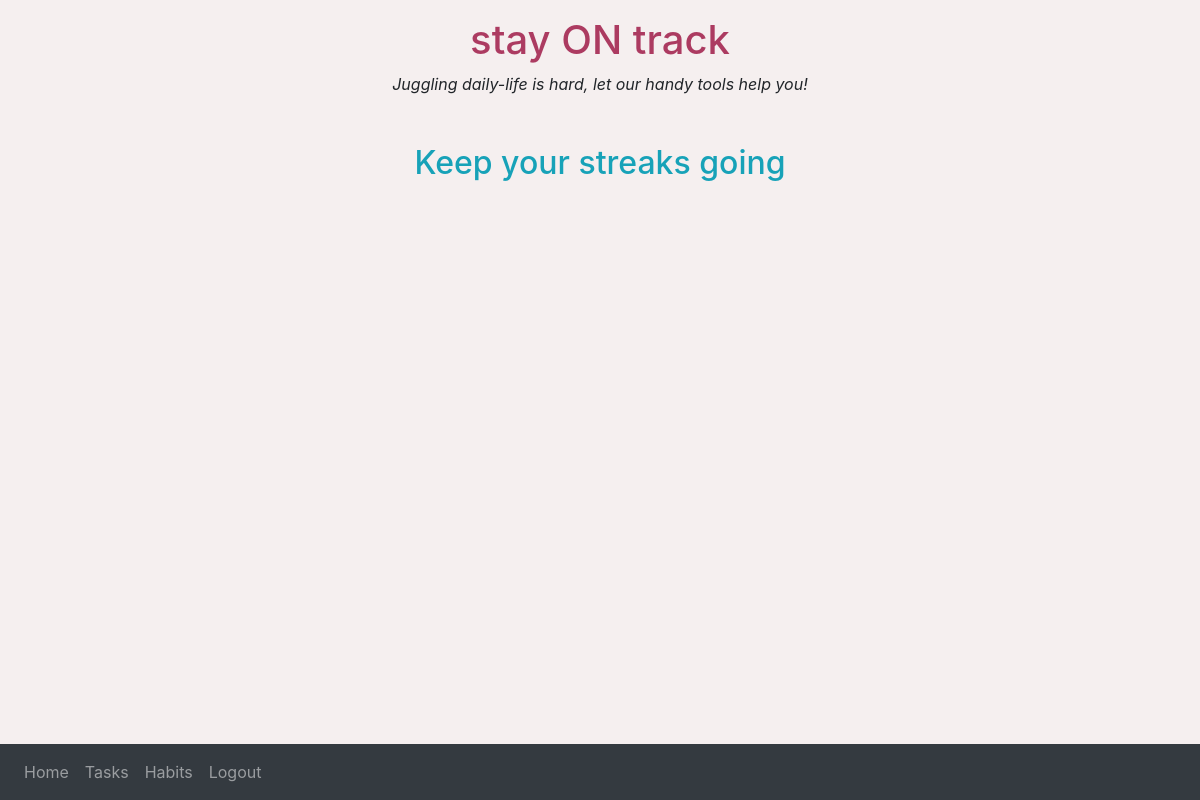
The app's page /view_streaks (signed in), older data.
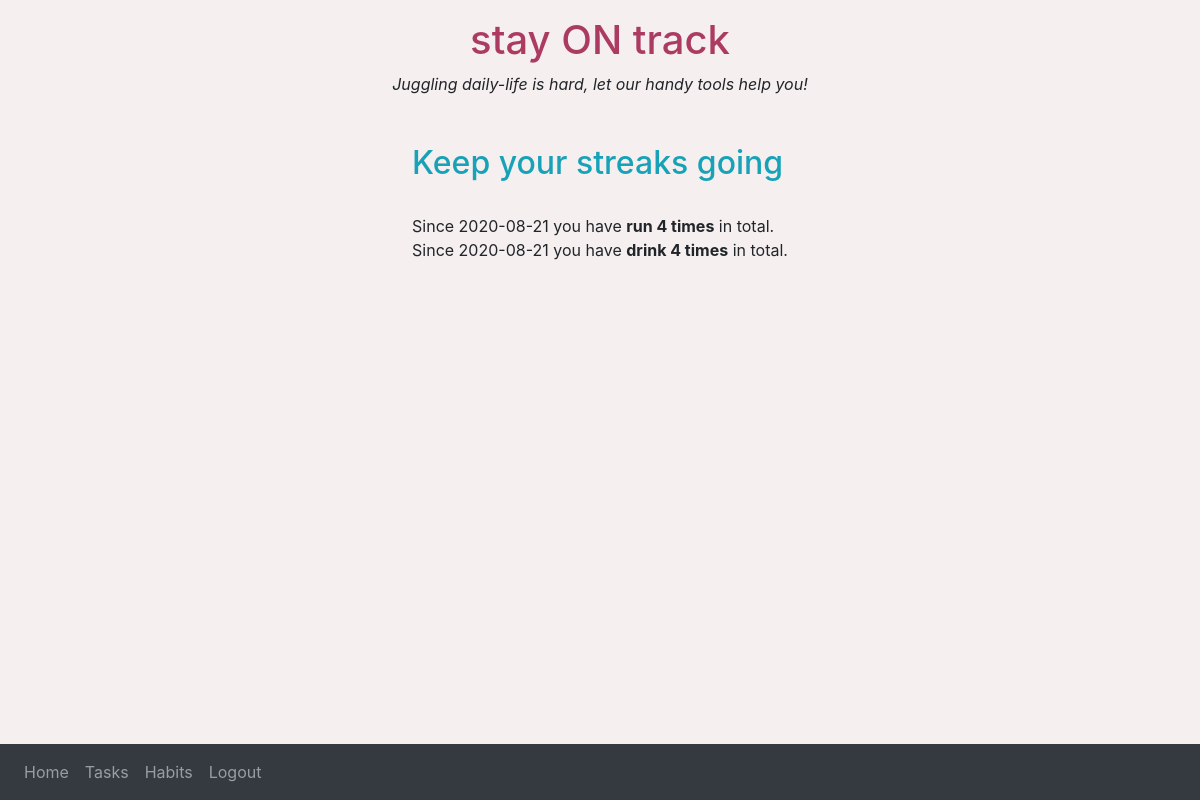
The same page, newer data.
### myapp/models.py (models this page shows, shortened)
class Habit(db.Model):
  id = db.Column(db.Integer, primary_key=True)
  content = db.Column(db.String(100), nullable=False)
  date_created = db.Column(db.DateTime, default=datetime.utcnow)
  deleted = db.Column(db.Boolean, default=False, nullable=False)
  streak = db.Column(db.Integer, default=0, nullable=False)
  user_id = db.Column(db.Integer, db.ForeignKey('user.id'))

### myapp/routes.py (the view)
@app.route('/view_streaks')
@login_required
def view_streaks():
  user = User.get_id(current_user)
  habits = Habit.query.filter(Habit.deleted==False).filter(Habit.user_id==user).all()
  return render_template('view_streaks.html',habits=habits)

### myapp/models.py (called while the page is built)
@login_manager.user_loader
def load_user(id):
    return User.query.get(int(id))

  def get_id(self):
    return str(self.id)

### myapp/templates/view_streaks.html (shortened to what this page needs)
{% extends ('layout.html') %}
{% block main %}
<div class="habit-list">
  <h2>Keep your streaks going</h2>
  <br>
        <ul>
          {% for habit in habits %}
              {% if habit.streak == 1 %}
            <li>Since {{  habit.date_created.date() }} you have <b>{{ habit.content }} {{ habit.streak }} time</b> in total.</li>
              {% else %}
            <li>Since {{  habit.date_created.date() }} you have <b>{{ habit.content }} {{ habit.streak }} times</b> in total.</li>
              {% endif %}
          {% endfor %}
        </ul>
        <br>
</div>
{% endblock %}

### myapp/templates/layout.html (shortened to what this page needs)
<!DOCTYPE html>
  <head>
    <link rel="stylesheet" href="https://stackpath.bootstrapcdn.com/bootstrap/4.5.2/css/bootstrap.min.css">
    <link rel="stylesheet" href="{{ url_for('static', filename='styles.css') }}">
  </head>
  <body>
    <nav class="navbar navbar-expand-sm bg-dark navbar-dark fixed-bottom">
      <ul class="navbar-nav">
        {% if current_user.is_anonymous %}
          <li class="nav-item">
            <a class="nav-link" href="{{ url_for('index') }}">Home</a>
          </li>
           <li class="nav-item">
            <a class="nav-link" href="{{ url_for('login') }}">Login</a>
          </li>
          <li class="nav-item">
            <a class="nav-link" href="{{ url_for('register') }}">Register</a>
          </li>
          {% else %}
          <li class="nav-item">
            <a class="nav-link" href="{{ url_for('account') }}">Home</a>
          </li>
          <li class="nav-item">
            <a class="nav-link" href="{{ url_for('tasks') }}">Tasks</a>
          </li>
          <li class="nav-item">
            <a class="nav-link" href="{{ url_for('habits') }}">Habits</a>
          </li>
          <li class="nav-item">
            <a class="nav-link" href="{{ url_for('logout') }}">Logout</a>
          </li>
          {% endif %}
      </ul>
    </nav>
    <div class="container mt-3">
      <div class="page-header text-center">
        <h1>stay ON track</h1>
        <em>Juggling daily-life is hard, let our handy tools help you!</em>
      </div>
    </div>
    <main class="d-flex justify-content-center p-5">
      {% block main %}{% endblock %}
    </main>
  </body>
</html>

### myapp/static/styles.css (style rules this page uses)
body { background-color:#f5efef; }
h1 { color:#AC3B61; align-content: center; }
h2, h4 { color:#17a2b8; }
.habit-list ul { padding: 0px; }
.habit-list ul li { list-style-type: none; }

Row changes from the older to the newer data that the page shows:
added Habit: date_created "2020-08-21", content "run", streak "4"
added Habit: date_created "2020-08-21", content "drink", streak "4"
